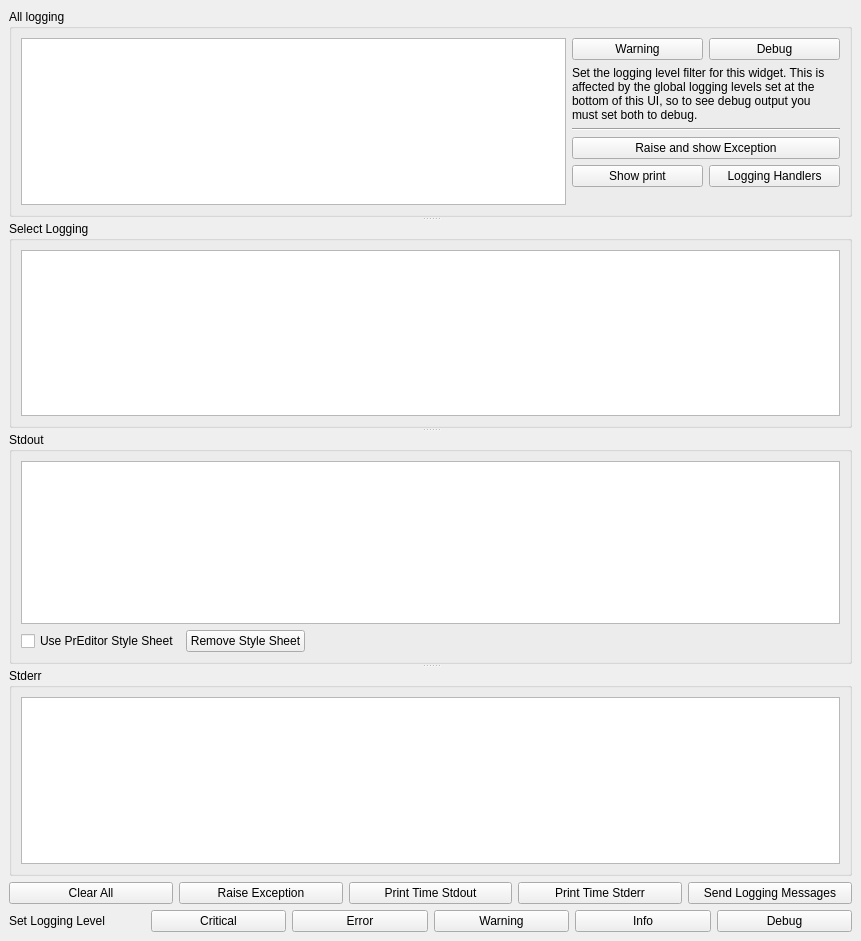
<?xml version="1.0" encoding="UTF-8"?>
<ui version="4.0">
 <class>Console</class>
 <widget class="QMainWindow" name="Console">
  <property name="geometry">
   <rect>
    <x>0</x>
    <y>0</y>
    <width>861</width>
    <height>941</height>
   </rect>
  </property>
  <property name="windowTitle">
   <string>OutputConsole Demo</string>
  </property>
  <widget class="QWidget" name="centralwidget">
   <layout class="QVBoxLayout" name="verticalLayout_5">
    <item>
     <widget class="QSplitter" name="splitter">
      <property name="orientation">
       <enum>Qt::Vertical</enum>
      </property>
      <widget class="QGroupBox" name="groupBox">
       <property name="title">
        <string>All logging</string>
       </property>
       <layout class="QHBoxLayout" name="horizontalLayout_3">
        <item>
         <widget class="OutputConsole" name="uiAllLog">
          <property name="use_console_stylesheet" stdset="0">
           <bool>true</bool>
          </property>
         </widget>
        </item>
        <item>
         <layout class="QGridLayout" name="gridLayout">
          <item row="0" column="0">
           <widget class="QPushButton" name="uiAllLoggingWarningBTN">
            <property name="text">
             <string>Warning</string>
            </property>
           </widget>
          </item>
          <item row="0" column="1">
           <widget class="QPushButton" name="uiAllLoggingDebugBTN">
            <property name="text">
             <string>Debug</string>
            </property>
           </widget>
          </item>
          <item row="2" column="0" colspan="2">
           <widget class="Line" name="line">
            <property name="orientation">
             <enum>Qt::Horizontal</enum>
            </property>
           </widget>
          </item>
          <item row="3" column="0" colspan="2">
           <widget class="QPushButton" name="uiAllLoggingRaiseBTN">
            <property name="toolTip">
             <string>&lt;html&gt;&lt;head/&gt;&lt;body&gt;&lt;p&gt;Uses preditor.contexts.OverrideConsoleStreams to temporarily enable showing tracebacks in all logging and raises an exception. This enables showing errors in that console but errors raised elsewhere won't be shown in that console.&lt;/p&gt;&lt;/body&gt;&lt;/html&gt;</string>
            </property>
            <property name="text">
             <string>Raise and show Exception</string>
            </property>
           </widget>
          </item>
          <item row="1" column="0" colspan="2">
           <widget class="QLabel" name="label_2">
            <property name="text">
             <string>Set the logging level filter for this widget. This is affected by the global logging levels set at the bottom of this UI, so to see debug output you must set both to debug.</string>
            </property>
            <property name="wordWrap">
             <bool>true</bool>
            </property>
           </widget>
          </item>
          <item row="4" column="0">
           <widget class="QPushButton" name="uiAllLoggingPrintBTN">
            <property name="toolTip">
             <string>&lt;html&gt;&lt;head/&gt;&lt;body&gt;&lt;p&gt;Uses preditor.contexts.OverrideConsoleStreams to temporarily enable showing stdout(prints). It also shows the print in Select Logging.&lt;/p&gt;&lt;/body&gt;&lt;/html&gt;</string>
            </property>
            <property name="text">
             <string>Show print</string>
            </property>
           </widget>
          </item>
          <item row="4" column="1">
           <widget class="QPushButton" name="uiAllLoggingChangeHandlersBTN">
            <property name="toolTip">
             <string>&lt;html&gt;&lt;head/&gt;&lt;body&gt;&lt;p&gt;Sends the same logging messages as the &amp;quot;Send Logging Messages&amp;quot; button.&lt;/p&gt;&lt;p&gt;However it uses preditor.contexts.OverrideConsoleStreams to temporarily replace logging handlers for uiAllLog. This results in very different output being shown.&lt;/p&gt;&lt;p&gt;If you use the bottom Debug button to set the global logging level to debug you will also see the SUPER_INFO log message.&lt;/p&gt;&lt;/body&gt;&lt;/html&gt;</string>
            </property>
            <property name="text">
             <string>Logging Handlers</string>
            </property>
           </widget>
          </item>
          <item row="5" column="1">
           <spacer name="verticalSpacer">
            <property name="orientation">
             <enum>Qt::Vertical</enum>
            </property>
            <property name="sizeHint" stdset="0">
             <size>
              <width>20</width>
              <height>0</height>
             </size>
            </property>
           </spacer>
          </item>
         </layout>
        </item>
       </layout>
      </widget>
      <widget class="QGroupBox" name="groupBox_4">
       <property name="title">
        <string>Select Logging</string>
       </property>
       <layout class="QVBoxLayout" name="verticalLayout_4">
        <item>
         <widget class="OutputConsole" name="uiSelectLog">
          <property name="logging_formatter_str" stdset="0">
           <string>&lt;&lt;%(levelname)s| %(name)s: Line: %(lineno)d&gt;&gt; %(message)s</string>
          </property>
         </widget>
        </item>
       </layout>
      </widget>
      <widget class="QGroupBox" name="groupBox_2">
       <property name="title">
        <string>Stdout</string>
       </property>
       <layout class="QGridLayout" name="gridLayout_2">
        <item row="1" column="1">
         <widget class="QPushButton" name="uiRemovePrEditorStyleBTN">
          <property name="toolTip">
           <string>&lt;html&gt;&lt;head/&gt;&lt;body&gt;&lt;p&gt;Reset stylesheet to empty and disable Use PrEditor Style Sheet.&lt;/p&gt;&lt;/body&gt;&lt;/html&gt;</string>
          </property>
          <property name="text">
           <string>Remove Style Sheet</string>
          </property>
         </widget>
        </item>
        <item row="1" column="0">
         <widget class="QCheckBox" name="uiUsePrEditorStyleCHK">
          <property name="toolTip">
           <string>&lt;html&gt;&lt;head/&gt;&lt;body&gt;&lt;p&gt;Enable using the stylesheet from the PrEditor instances Options -&amp;gt; Style menu. This OutputConsole doesn't have it enabled by default so it doesn't have the stylesheet applied. Checking this will load the style sheet. If you then uncheck it, the style sheet won't be cleared but it will no longer respect the PrEditor Options -&amp;gt; Style changes.&lt;/p&gt;&lt;/body&gt;&lt;/html&gt;</string>
          </property>
          <property name="text">
           <string>Use PrEditor Style Sheet</string>
          </property>
         </widget>
        </item>
        <item row="1" column="2">
         <spacer name="horizontalSpacer">
          <property name="orientation">
           <enum>Qt::Horizontal</enum>
          </property>
          <property name="sizeHint" stdset="0">
           <size>
            <width>40</width>
            <height>20</height>
           </size>
          </property>
         </spacer>
        </item>
        <item row="0" column="0" colspan="3">
         <widget class="OutputConsole" name="uiStdout">
          <property name="use_console_stylesheet" stdset="0">
           <bool>false</bool>
          </property>
         </widget>
        </item>
       </layout>
      </widget>
      <widget class="QGroupBox" name="groupBox_3">
       <property name="title">
        <string>Stderr</string>
       </property>
       <layout class="QVBoxLayout" name="verticalLayout_3">
        <item>
         <widget class="OutputConsole" name="uiStderr"/>
        </item>
       </layout>
      </widget>
     </widget>
    </item>
    <item>
     <layout class="QHBoxLayout" name="horizontalLayout_2">
      <item>
       <widget class="QPushButton" name="uiClearBTN">
        <property name="text">
         <string>Clear All</string>
        </property>
       </widget>
      </item>
      <item>
       <widget class="QPushButton" name="uiErrorBTN">
        <property name="text">
         <string>Raise Exception</string>
        </property>
       </widget>
      </item>
      <item>
       <widget class="QPushButton" name="uiPrintTimeBTN">
        <property name="text">
         <string>Print Time Stdout</string>
        </property>
       </widget>
      </item>
      <item>
       <widget class="QPushButton" name="uiPrintTimeErrBTN">
        <property name="text">
         <string>Print Time Stderr</string>
        </property>
       </widget>
      </item>
      <item>
       <widget class="QPushButton" name="uiSendLoggingBTN">
        <property name="text">
         <string>Send Logging Messages</string>
        </property>
       </widget>
      </item>
     </layout>
    </item>
    <item>
     <layout class="QHBoxLayout" name="horizontalLayout">
      <item>
       <widget class="QLabel" name="label">
        <property name="text">
         <string>Set Logging Level</string>
        </property>
       </widget>
      </item>
      <item>
       <widget class="QPushButton" name="uiLoggingCriticalBTN">
        <property name="text">
         <string>Critical</string>
        </property>
       </widget>
      </item>
      <item>
       <widget class="QPushButton" name="uiLoggingErrorBTN">
        <property name="text">
         <string>Error</string>
        </property>
       </widget>
      </item>
      <item>
       <widget class="QPushButton" name="uiLoggingWarningBTN">
        <property name="text">
         <string>Warning</string>
        </property>
       </widget>
      </item>
      <item>
       <widget class="QPushButton" name="uiLoggingInfoBTN">
        <property name="text">
         <string>Info</string>
        </property>
       </widget>
      </item>
      <item>
       <widget class="QPushButton" name="uiLoggingDebugBTN">
        <property name="text">
         <string>Debug</string>
        </property>
       </widget>
      </item>
     </layout>
    </item>
   </layout>
  </widget>
 </widget>
 <customwidgets>
  <customwidget>
   <class>OutputConsole</class>
   <extends>QTextEdit</extends>
   <header>preditor.gui.output_console</header>
  </customwidget>
 </customwidgets>
 <resources/>
 <connections/>
</ui>
